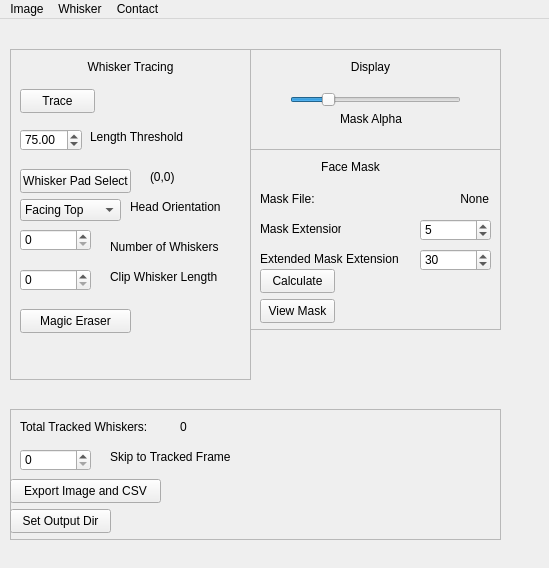
<?xml version="1.0" encoding="UTF-8"?>
<ui version="4.0">
 <class>Whisker_Widget</class>
 <widget class="QMainWindow" name="Whisker_Widget">
  <property name="geometry">
   <rect>
    <x>0</x>
    <y>0</y>
    <width>549</width>
    <height>568</height>
   </rect>
  </property>
  <property name="windowTitle">
   <string>Form</string>
  </property>
  <widget class="QWidget" name="centralwidget">
   <widget class="QFrame" name="frame">
    <property name="geometry">
     <rect>
      <x>10</x>
      <y>30</y>
      <width>241</width>
      <height>331</height>
     </rect>
    </property>
    <property name="frameShape">
     <enum>QFrame::Shape::StyledPanel</enum>
    </property>
    <property name="frameShadow">
     <enum>QFrame::Shadow::Raised</enum>
    </property>
    <widget class="QPushButton" name="trace_button">
     <property name="geometry">
      <rect>
       <x>10</x>
       <y>40</y>
       <width>75</width>
       <height>24</height>
      </rect>
     </property>
     <property name="text">
      <string>Trace</string>
     </property>
    </widget>
    <widget class="QDoubleSpinBox" name="length_threshold_spinbox">
     <property name="geometry">
      <rect>
       <x>10</x>
       <y>80</y>
       <width>62</width>
       <height>22</height>
      </rect>
     </property>
     <property name="maximum">
      <double>600.000000000000000</double>
     </property>
     <property name="value">
      <double>75.000000000000000</double>
     </property>
    </widget>
    <widget class="QLabel" name="label">
     <property name="geometry">
      <rect>
       <x>80</x>
       <y>80</y>
       <width>111</width>
       <height>16</height>
      </rect>
     </property>
     <property name="text">
      <string>Length Threshold</string>
     </property>
    </widget>
    <widget class="QPushButton" name="whisker_pad_select">
     <property name="geometry">
      <rect>
       <x>10</x>
       <y>120</y>
       <width>111</width>
       <height>24</height>
      </rect>
     </property>
     <property name="text">
      <string>Whisker Pad Select</string>
     </property>
    </widget>
    <widget class="QLabel" name="whisker_pad_pos_label">
     <property name="geometry">
      <rect>
       <x>140</x>
       <y>120</y>
       <width>71</width>
       <height>16</height>
      </rect>
     </property>
     <property name="text">
      <string>(0,0)</string>
     </property>
    </widget>
    <widget class="QComboBox" name="face_orientation">
     <property name="geometry">
      <rect>
       <x>10</x>
       <y>150</y>
       <width>101</width>
       <height>22</height>
      </rect>
     </property>
     <item>
      <property name="text">
       <string>Facing Top</string>
      </property>
     </item>
     <item>
      <property name="text">
       <string>Facing Bottom</string>
      </property>
     </item>
     <item>
      <property name="text">
       <string>Facing Left</string>
      </property>
     </item>
     <item>
      <property name="text">
       <string>Facing Right</string>
      </property>
     </item>
    </widget>
    <widget class="QLabel" name="label_2">
     <property name="geometry">
      <rect>
       <x>120</x>
       <y>150</y>
       <width>121</width>
       <height>16</height>
      </rect>
     </property>
     <property name="text">
      <string>Head Orientation</string>
     </property>
    </widget>
    <widget class="QSpinBox" name="whisker_number">
     <property name="geometry">
      <rect>
       <x>10</x>
       <y>180</y>
       <width>71</width>
       <height>22</height>
      </rect>
     </property>
     <property name="minimum">
      <number>0</number>
     </property>
     <property name="singleStep">
      <number>1</number>
     </property>
     <property name="value">
      <number>0</number>
     </property>
    </widget>
    <widget class="QLabel" name="label_3">
     <property name="geometry">
      <rect>
       <x>100</x>
       <y>190</y>
       <width>131</width>
       <height>16</height>
      </rect>
     </property>
     <property name="text">
      <string>Number of Whiskers</string>
     </property>
    </widget>
    <widget class="QLabel" name="label_5">
     <property name="geometry">
      <rect>
       <x>60</x>
       <y>10</y>
       <width>121</width>
       <height>16</height>
      </rect>
     </property>
     <property name="text">
      <string>Whisker Tracing</string>
     </property>
     <property name="alignment">
      <set>Qt::AlignmentFlag::AlignCenter</set>
     </property>
    </widget>
    <widget class="QLabel" name="label_13">
     <property name="geometry">
      <rect>
       <x>100</x>
       <y>220</y>
       <width>131</width>
       <height>16</height>
      </rect>
     </property>
     <property name="text">
      <string>Clip Whisker Length</string>
     </property>
    </widget>
    <widget class="QSpinBox" name="whisker_clip">
     <property name="geometry">
      <rect>
       <x>10</x>
       <y>220</y>
       <width>71</width>
       <height>22</height>
      </rect>
     </property>
     <property name="minimum">
      <number>0</number>
     </property>
     <property name="singleStep">
      <number>1</number>
     </property>
     <property name="value">
      <number>0</number>
     </property>
    </widget>
    <widget class="QPushButton" name="magic_eraser_button">
     <property name="geometry">
      <rect>
       <x>10</x>
       <y>260</y>
       <width>111</width>
       <height>24</height>
      </rect>
     </property>
     <property name="text">
      <string>Magic Eraser</string>
     </property>
    </widget>
   </widget>
   <widget class="QFrame" name="frame_2">
    <property name="geometry">
     <rect>
      <x>250</x>
      <y>30</y>
      <width>251</width>
      <height>101</height>
     </rect>
    </property>
    <property name="frameShape">
     <enum>QFrame::Shape::StyledPanel</enum>
    </property>
    <property name="frameShadow">
     <enum>QFrame::Shadow::Raised</enum>
    </property>
    <widget class="QLabel" name="label_4">
     <property name="geometry">
      <rect>
       <x>90</x>
       <y>60</y>
       <width>71</width>
       <height>20</height>
      </rect>
     </property>
     <property name="text">
      <string>Mask Alpha</string>
     </property>
    </widget>
    <widget class="QSlider" name="mask_alpha_slider">
     <property name="geometry">
      <rect>
       <x>40</x>
       <y>40</y>
       <width>171</width>
       <height>22</height>
      </rect>
     </property>
     <property name="maximum">
      <number>255</number>
     </property>
     <property name="value">
      <number>50</number>
     </property>
     <property name="orientation">
      <enum>Qt::Orientation::Horizontal</enum>
     </property>
    </widget>
    <widget class="QLabel" name="label_6">
     <property name="geometry">
      <rect>
       <x>60</x>
       <y>10</y>
       <width>121</width>
       <height>16</height>
      </rect>
     </property>
     <property name="text">
      <string>Display</string>
     </property>
     <property name="alignment">
      <set>Qt::AlignmentFlag::AlignCenter</set>
     </property>
    </widget>
   </widget>
   <widget class="QFrame" name="frame_3">
    <property name="geometry">
     <rect>
      <x>250</x>
      <y>130</y>
      <width>251</width>
      <height>181</height>
     </rect>
    </property>
    <property name="frameShape">
     <enum>QFrame::Shape::StyledPanel</enum>
    </property>
    <property name="frameShadow">
     <enum>QFrame::Shadow::Raised</enum>
    </property>
    <widget class="QLabel" name="label_8">
     <property name="geometry">
      <rect>
       <x>40</x>
       <y>10</y>
       <width>121</width>
       <height>16</height>
      </rect>
     </property>
     <property name="text">
      <string>Face Mask</string>
     </property>
     <property name="alignment">
      <set>Qt::AlignmentFlag::AlignCenter</set>
     </property>
    </widget>
    <widget class="QPushButton" name="calculate_mask">
     <property name="geometry">
      <rect>
       <x>10</x>
       <y>120</y>
       <width>75</width>
       <height>24</height>
      </rect>
     </property>
     <property name="text">
      <string>Calculate</string>
     </property>
    </widget>
    <widget class="QPushButton" name="view_mask">
     <property name="geometry">
      <rect>
       <x>10</x>
       <y>150</y>
       <width>75</width>
       <height>24</height>
      </rect>
     </property>
     <property name="text">
      <string>View Mask</string>
     </property>
    </widget>
    <widget class="QLabel" name="label_9">
     <property name="geometry">
      <rect>
       <x>10</x>
       <y>40</y>
       <width>71</width>
       <height>20</height>
      </rect>
     </property>
     <property name="text">
      <string>Mask File:</string>
     </property>
    </widget>
    <widget class="QLabel" name="mask_file_label">
     <property name="geometry">
      <rect>
       <x>98</x>
       <y>40</y>
       <width>141</width>
       <height>20</height>
      </rect>
     </property>
     <property name="text">
      <string>None</string>
     </property>
     <property name="scaledContents">
      <bool>false</bool>
     </property>
     <property name="alignment">
      <set>Qt::AlignmentFlag::AlignRight|Qt::AlignmentFlag::AlignTrailing|Qt::AlignmentFlag::AlignVCenter</set>
     </property>
    </widget>
    <widget class="QSpinBox" name="mask_dilation">
     <property name="geometry">
      <rect>
       <x>170</x>
       <y>70</y>
       <width>71</width>
       <height>22</height>
      </rect>
     </property>
     <property name="minimum">
      <number>0</number>
     </property>
     <property name="singleStep">
      <number>1</number>
     </property>
     <property name="value">
      <number>5</number>
     </property>
    </widget>
    <widget class="QLabel" name="label_11">
     <property name="geometry">
      <rect>
       <x>10</x>
       <y>70</y>
       <width>81</width>
       <height>20</height>
      </rect>
     </property>
     <property name="text">
      <string>Mask Extension</string>
     </property>
    </widget>
    <widget class="QLabel" name="label_12">
     <property name="geometry">
      <rect>
       <x>10</x>
       <y>100</y>
       <width>141</width>
       <height>20</height>
      </rect>
     </property>
     <property name="text">
      <string>Extended Mask Extension</string>
     </property>
    </widget>
    <widget class="QSpinBox" name="mask_dilation_2">
     <property name="geometry">
      <rect>
       <x>170</x>
       <y>100</y>
       <width>71</width>
       <height>22</height>
      </rect>
     </property>
     <property name="minimum">
      <number>0</number>
     </property>
     <property name="singleStep">
      <number>1</number>
     </property>
     <property name="value">
      <number>30</number>
     </property>
    </widget>
   </widget>
   <widget class="QFrame" name="frame_4">
    <property name="geometry">
     <rect>
      <x>10</x>
      <y>390</y>
      <width>491</width>
      <height>131</height>
     </rect>
    </property>
    <property name="frameShape">
     <enum>QFrame::Shape::StyledPanel</enum>
    </property>
    <property name="frameShadow">
     <enum>QFrame::Shadow::Raised</enum>
    </property>
    <widget class="QPushButton" name="output_dir_button">
     <property name="geometry">
      <rect>
       <x>0</x>
       <y>100</y>
       <width>101</width>
       <height>24</height>
      </rect>
     </property>
     <property name="text">
      <string>Set Output Dir</string>
     </property>
    </widget>
    <widget class="QLabel" name="output_dir_label">
     <property name="geometry">
      <rect>
       <x>110</x>
       <y>100</y>
       <width>361</width>
       <height>16</height>
      </rect>
     </property>
     <property name="text">
      <string/>
     </property>
     <property name="alignment">
      <set>Qt::AlignmentFlag::AlignRight|Qt::AlignmentFlag::AlignTrailing|Qt::AlignmentFlag::AlignVCenter</set>
     </property>
    </widget>
    <widget class="QPushButton" name="export_image_csv">
     <property name="geometry">
      <rect>
       <x>0</x>
       <y>70</y>
       <width>151</width>
       <height>24</height>
      </rect>
     </property>
     <property name="text">
      <string>Export Image and CSV</string>
     </property>
    </widget>
    <widget class="QSpinBox" name="tracked_whisker_number">
     <property name="geometry">
      <rect>
       <x>10</x>
       <y>40</y>
       <width>71</width>
       <height>22</height>
      </rect>
     </property>
     <property name="minimum">
      <number>0</number>
     </property>
     <property name="maximum">
      <number>1000000</number>
     </property>
     <property name="singleStep">
      <number>1</number>
     </property>
     <property name="value">
      <number>0</number>
     </property>
    </widget>
    <widget class="QLabel" name="label_7">
     <property name="geometry">
      <rect>
       <x>100</x>
       <y>40</y>
       <width>131</width>
       <height>16</height>
      </rect>
     </property>
     <property name="text">
      <string>Skip to Tracked Frame</string>
     </property>
    </widget>
    <widget class="QLabel" name="label_10">
     <property name="geometry">
      <rect>
       <x>10</x>
       <y>10</y>
       <width>141</width>
       <height>16</height>
      </rect>
     </property>
     <property name="text">
      <string>Total Tracked Whiskers:</string>
     </property>
    </widget>
    <widget class="QLabel" name="tracked_whisker_count">
     <property name="geometry">
      <rect>
       <x>170</x>
       <y>10</y>
       <width>49</width>
       <height>16</height>
      </rect>
     </property>
     <property name="text">
      <string>0</string>
     </property>
    </widget>
   </widget>
  </widget>
  <widget class="QMenuBar" name="menuBar">
   <property name="geometry">
    <rect>
     <x>0</x>
     <y>0</y>
     <width>549</width>
     <height>22</height>
    </rect>
   </property>
   <widget class="QMenu" name="menuWhisker">
    <property name="title">
     <string>Whisker</string>
    </property>
    <widget class="QMenu" name="menuLoad_Whiskers">
     <property name="title">
      <string>Load Whiskers</string>
     </property>
     <addaction name="actionLoad_Janelia_Whiskers"/>
     <addaction name="actionLoad_CSV_Whiskers"/>
     <addaction name="actionLoad_CSV_Whiskers_Multiple"/>
     <addaction name="actionLoad_HDF5_Whisker_Single"/>
     <addaction name="actionLoad_HDF5_Whisker_Multiple"/>
     <addaction name="separator"/>
     <addaction name="actionLoad_Mask"/>
     <addaction name="actionLoad_HDF5_Mask_Multiple"/>
    </widget>
    <addaction name="menuLoad_Whiskers"/>
    <addaction name="actionJanelia_Settings"/>
   </widget>
   <widget class="QMenu" name="menuContact">
    <property name="title">
     <string>Contact</string>
    </property>
    <addaction name="actionOpen_Contact_Detection"/>
   </widget>
   <widget class="QMenu" name="menuImage">
    <property name="title">
     <string>Image</string>
    </property>
    <widget class="QMenu" name="menuFace_Mask">
     <property name="title">
      <string>Face Mask</string>
     </property>
     <addaction name="actionSave_Face_Mask_2"/>
     <addaction name="actionLoad_Face_Mask"/>
    </widget>
    <addaction name="actionSave_Snapshot"/>
    <addaction name="menuFace_Mask"/>
    <addaction name="actionLoad_Keypoint_CSV"/>
   </widget>
   <addaction name="menuImage"/>
   <addaction name="menuWhisker"/>
   <addaction name="menuContact"/>
  </widget>
  <action name="actionOpen_Contact_Detection">
   <property name="text">
    <string>Open Contact Detection</string>
   </property>
  </action>
  <action name="actionMask">
   <property name="text">
    <string>Load Mask</string>
   </property>
  </action>
  <action name="actionLoad_Janelia_Whiskers">
   <property name="text">
    <string>Load Janelia Whiskers</string>
   </property>
  </action>
  <action name="actionSave_Snapshot">
   <property name="text">
    <string>Save Snapshot</string>
   </property>
  </action>
  <action name="actionJanelia_Settings">
   <property name="text">
    <string>Janelia Settings</string>
   </property>
  </action>
  <action name="actionLoad_CSV_Whiskers">
   <property name="text">
    <string>Load CSV Whiskers (Single)</string>
   </property>
  </action>
  <action name="actionLoad_CSV_Whiskers_Multiple">
   <property name="text">
    <string>Load CSV Whiskers (Multiple)</string>
   </property>
  </action>
  <action name="actionSave_Face_Mask_2">
   <property name="text">
    <string>Save Face Mask</string>
   </property>
  </action>
  <action name="actionLoad_Face_Mask">
   <property name="text">
    <string>Load Face Mask</string>
   </property>
  </action>
  <action name="actionLoad_Mask">
   <property name="text">
    <string>Load HDF5 Mask (Single)</string>
   </property>
  </action>
  <action name="actionLoad_Keypoint_CSV">
   <property name="text">
    <string>Load Follicle (CSV)</string>
   </property>
  </action>
  <action name="actionLoad_HDF5_Whisker_Single">
   <property name="text">
    <string>Load HDF5 Whisker (Single)</string>
   </property>
  </action>
  <action name="actionLoad_HDF5_Whisker_Multiple">
   <property name="text">
    <string>Load HDF5 Whisker (Multiple)</string>
   </property>
  </action>
  <action name="actionLoad_HDF5_Mask_Multiple">
   <property name="text">
    <string>Load HDF5 Mask (Multiple)</string>
   </property>
  </action>
 </widget>
 <resources/>
 <connections/>
</ui>
